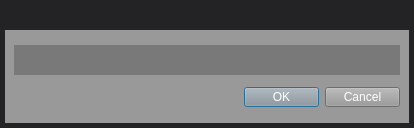
<?xml version="1.0" encoding="UTF-8"?>
<ui version="4.0">
 <class>InputNameUI</class>
 <widget class="QDialog" name="InputNameUI">
  <property name="geometry">
   <rect>
    <x>0</x>
    <y>0</y>
    <width>414</width>
    <height>128</height>
   </rect>
  </property>
  <property name="windowTitle">
   <string>ButelLive</string>
  </property>
  <property name="styleSheet">
   <string notr="true">background-color: rgb(35, 35, 37);</string>
  </property>
  <layout class="QGridLayout" name="gridLayout_2">
   <property name="leftMargin">
    <number>5</number>
   </property>
   <property name="topMargin">
    <number>0</number>
   </property>
   <property name="rightMargin">
    <number>5</number>
   </property>
   <property name="bottomMargin">
    <number>5</number>
   </property>
   <property name="verticalSpacing">
    <number>0</number>
   </property>
   <item row="1" column="0">
    <widget class="QWidget" name="widget" native="true">
     <property name="styleSheet">
      <string notr="true">background-color: rgb(153, 153, 153);</string>
     </property>
     <layout class="QGridLayout" name="gridLayout">
      <item row="0" column="0">
       <widget class="QLineEdit" name="m_pLineEditInputName">
        <property name="sizePolicy">
         <sizepolicy hsizetype="Expanding" vsizetype="Maximum">
          <horstretch>0</horstretch>
          <verstretch>0</verstretch>
         </sizepolicy>
        </property>
        <property name="minimumSize">
         <size>
          <width>0</width>
          <height>30</height>
         </size>
        </property>
        <property name="maximumSize">
         <size>
          <width>16777215</width>
          <height>30</height>
         </size>
        </property>
        <property name="styleSheet">
         <string notr="true">background-color: rgb(121, 121, 121);
color: rgb(255, 255, 255);
font: 75 11pt &quot;微软雅黑&quot;;
border:1px;</string>
        </property>
       </widget>
      </item>
      <item row="1" column="0">
       <layout class="QHBoxLayout" name="horizontalLayout">
        <item>
         <spacer name="horizontalSpacer">
          <property name="orientation">
           <enum>Qt::Horizontal</enum>
          </property>
          <property name="sizeHint" stdset="0">
           <size>
            <width>40</width>
            <height>20</height>
           </size>
          </property>
         </spacer>
        </item>
        <item>
         <widget class="QPushButton" name="m_pBtnOk">
          <property name="minimumSize">
           <size>
            <width>75</width>
            <height>20</height>
           </size>
          </property>
          <property name="maximumSize">
           <size>
            <width>75</width>
            <height>20</height>
           </size>
          </property>
          <property name="styleSheet">
           <string notr="true">color: rgb(255, 255, 255);
border-image: url(:/images/btn_back.png);</string>
          </property>
          <property name="text">
           <string>OK</string>
          </property>
         </widget>
        </item>
        <item>
         <widget class="QPushButton" name="m_pBtnCancel">
          <property name="minimumSize">
           <size>
            <width>75</width>
            <height>20</height>
           </size>
          </property>
          <property name="maximumSize">
           <size>
            <width>75</width>
            <height>20</height>
           </size>
          </property>
          <property name="styleSheet">
           <string notr="true">color: rgb(255, 255, 255);
border-image: url(:/images/btn_back.png);</string>
          </property>
          <property name="text">
           <string>Cancel</string>
          </property>
         </widget>
        </item>
       </layout>
      </item>
     </layout>
    </widget>
   </item>
   <item row="0" column="0">
    <widget class="TitleBar" name="m_pTitleLbl" native="true">
     <property name="sizePolicy">
      <sizepolicy hsizetype="Preferred" vsizetype="Maximum">
       <horstretch>0</horstretch>
       <verstretch>0</verstretch>
      </sizepolicy>
     </property>
     <property name="minimumSize">
      <size>
       <width>0</width>
       <height>30</height>
      </size>
     </property>
     <property name="maximumSize">
      <size>
       <width>16777215</width>
       <height>30</height>
      </size>
     </property>
    </widget>
   </item>
  </layout>
 </widget>
 <customwidgets>
  <customwidget>
   <class>TitleBar</class>
   <extends>QWidget</extends>
   <header location="global">titlebar.h</header>
   <container>1</container>
  </customwidget>
 </customwidgets>
 <resources/>
 <connections/>
</ui>
